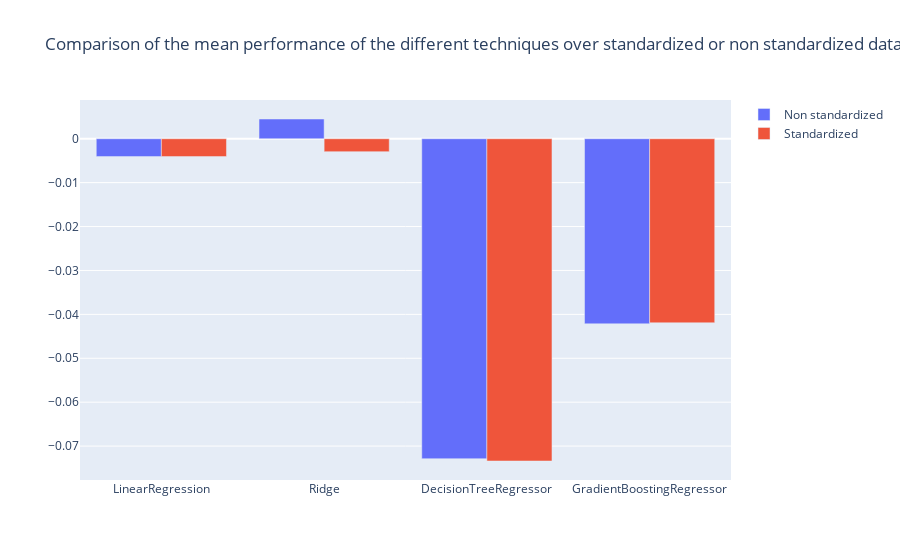

Notebook code for this chart:
### Markdown cell above
#### Comparison between mean performance of the different algorithms

### Code cell
fig = go.Figure()
df_result_average = df_results.mean(axis=1)
df_result_stand_average = df_results_standardized.mean(axis=1)
fig.add_trace(go.Bar(x = df_result_average.index, y=df_result_average.values, name='Non standardized'))
fig.add_trace(go.Bar(x = df_result_stand_average.index, y=df_result_stand_average.values, name='Standardized'))
fig.update_layout(title=go.layout.Title(text="Comparison of the mean performance of the different \
techniques over standardized or non standardized data"))
fig.show()
fig.write_html('../figures/taskb_mean_r2_performance_all_predictions.html')

### Figure 1 — Plotly figure (JSON) as saved in the notebook; plotly's stock layout.template omitted (floating-point values rounded to 4 significant figures)
{"data": [{"name": "Non standardized", "type": "bar", "x": ["LinearRegression", "Ridge", "DecisionTreeRegressor", "GradientBoostingRegressor"], "y": [-0.004068, 0.004495, -0.07287, -0.04216]}, {"name": "Standardized", "type": "bar", "x": ["LinearRegression", "Ridge", "DecisionTreeRegressor", "GradientBoostingRegressor"], "y": [-0.004068, -0.002941, -0.0734, -0.04192]}], "layout": {"autosize": true, "title": {"text": "Comparison of the mean performance of the different techniques over standardized or non standardized data"}, "xaxis": {"autorange": true, "range": [-0.5, 3.5], "type": "category"}, "yaxis": {"autorange": true, "range": [-0.07772, 0.008822], "type": "linear"}}}
